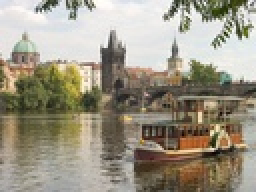
%> input picture pictures/inputSeamCarvingPrague.jpg, 128 x 96 px, shrunk from 640 x 480 before the run (shown 2 times larger)
$ octave seam_carving_decrease_height.m   (GNU Octave 9; MATLAB toolbox functions it lacks are replaced by stand-ins)
%> lines starting %> are read from the running program, lines starting %| are printed output that depends on the picture
%> further down, im is the input picture: size 96x128x3 uint8; mean R, G, B 156.6, 149.7, 132.6
### code/energy_img.m
function energyImg = energy_img(im)
    gray = rgb2gray(im);
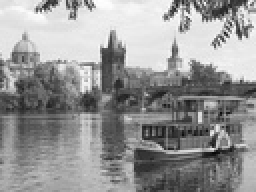
%> gray: size 96x128 uint8 (shown 2 times larger); min 7, max 255, mean 149.8
    [Gx, Gy] = imgradientxy(gray);
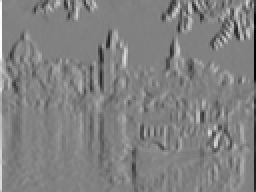
%> Gx: size 96x128 double (shown 2 times larger); min -964, max 939, mean 1.3; drawn with min black and max white
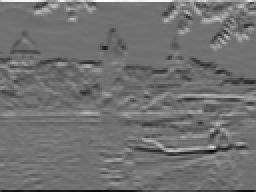
%> Gy: size 96x128 double (shown 2 times larger); min -816, max 1013, mean -1.7; drawn with min black and max white
    energyImg = double(sqrt(Gx.^2 + Gy.^2));
end

### code/decrease_height.m
function [reducedColorImg,reducedEnergyImg] = decrease_height(im,energyImg)
    [height, width, ~] = size(im);
    cumulativeEnergyMap = cumulative_min_energy_map(energyImg, 'HORIZONTAL');
    reducedColorImg = zeros(height-1, width , 3);
    reducedEnergyImg = zeros(height-1, width);
    horizontalSeam = find_horizontal_seam(cumulativeEnergyMap);
    for index = 1:width
        reducedColorImg(:,index,:) = im([1:horizontalSeam(index)-1, horizontalSeam(index)+1:height],index,:);
        reducedEnergyImg(:,index) = energyImg([1:horizontalSeam(index)-1, horizontalSeam(index)+1:height],index);
    end
    reducedColorImg = uint8(reducedColorImg);
end

### code/cumulative_min_energy_map.m
function cumulativeEnergyMap = cumulative_min_energy_map(energyImg, seamDirection)
    if seamDirection == "VERTICAL" || seamDirection == "HORIZONTAL"
        if seamDirection == "HORIZONTAL"
            energyImg = fliplr(energyImg');
        end
        [height, width] = size(energyImg);
        cumulativeEnergyMap = energyImg;
        for row = 2:height
            for col = 1:width
                if col == 1
                    tempMin = min([cumulativeEnergyMap(row-1, col), cumulativeEnergyMap(row-1, col+1)]);
                elseif col == width
                    tempMin = min([cumulativeEnergyMap(row-1, col-1), cumulativeEnergyMap(row-1, col)]);
                else
                    tempMin = min([cumulativeEnergyMap(row-1, col-1), cumulativeEnergyMap(row-1, col), cumulativeEnergyMap(row-1, col+1)]);
                end
                cumulativeEnergyMap(row, col) = cumulativeEnergyMap(row, col) + tempMin;
            end
        end
        if seamDirection == "HORIZONTAL"
            cumulativeEnergyMap = fliplr(cumulativeEnergyMap)';
        end
    end
end

### code/find_horizontal_seam.m
function horizontalSeam = find_horizontal_seam(cumulativeEnergyMap)
    [height, width] = size(cumulativeEnergyMap);
    retArray = zeros(width, 1);
    index = width;
    area = cumulativeEnergyMap(:, width);
    [~ ,location] = min(area);
    seamIndex = location;
    retArray(index) = seamIndex;
    index = index - 1;
    if seamIndex == 1
        area = [realmax, cumulativeEnergyMap(seamIndex, width - 1), cumulativeEnergyMap(seamIndex + 1, width - 1)];
    elseif seamIndex == height
        area = [cumulativeEnergyMap(seamIndex - 1, width - 1), cumulativeEnergyMap(seamIndex, width - 1), realmax];
    else
        area = [cumulativeEnergyMap(seamIndex - 1, width - 1), cumulativeEnergyMap(seamIndex, width - 1), cumulativeEnergyMap(seamIndex + 1, width - 1)];
    end
    for col = width-1:-1:1
        [~, location] = min(area);
        if location == 1
            seamIndex = seamIndex - 1;
        elseif location == 3
            seamIndex = seamIndex + 1;
        end
        retArray(index) = seamIndex;
        index = index - 1;
        if col > 1
            if seamIndex == 1
                area = [realmax, cumulativeEnergyMap(seamIndex, col - 1), cumulativeEnergyMap(seamIndex + 1, col - 1)];
            elseif seamIndex == height
                area = [cumulativeEnergyMap(seamIndex - 1, col - 1), cumulativeEnergyMap(seamIndex, col - 1), realmax];
            else
                area = [cumulativeEnergyMap(seamIndex - 1, col - 1), cumulativeEnergyMap(seamIndex, col - 1), cumulativeEnergyMap(seamIndex + 1, col - 1)];
            end
        end
    end
    horizontalSeam = retArray;
end

### code/seam_carving_decrease_height.m
im = imread('inputSeamCarvingPrague.jpg');
 energyImg = energy_img(im);
 for index = 1:50
    [reducedColorImg,reducedEnergyImg] = decrease_height(im,energyImg);
    im = reducedColorImg;
    energyImg = reducedEnergyImg;
 end
%> this loop made 50 passes
%> pass 1, in cumulative_min_energy_map, `energyImg = fliplr(energyImg');`:
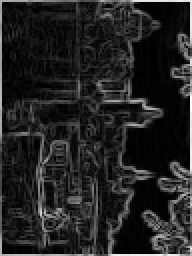
%> energyImg: size 128x96 double (shown 2 times larger); min 0, max 1013, mean 140.2; mean of the top-left, top-right, bottom-left and bottom-right quarters 103.3, 141.2, 165.5, 150.7; drawn with min black and max white
%> pass 1, in cumulative_min_energy_map, `cumulativeEnergyMap = fliplr(cumulativeEnergyMap)';`:
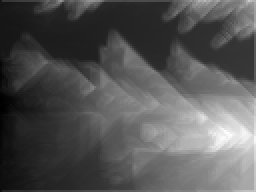
%> cumulativeEnergyMap: size 96x128 double (shown 2 times larger); min 279.2, max 7462.7, mean 2683.1; drawn with min black and max white
%> pass 1, `[reducedColorImg,reducedEnergyImg] = decrease_height(im,energyImg);`:
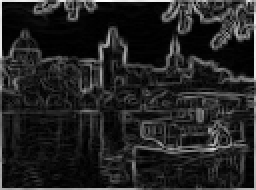
%> reducedEnergyImg: size 95x128 double (shown 2 times larger); min 0, max 1013, mean 141.5; drawn with min black and max white
imwrite(im,'outputReduceHeightPrague.png');
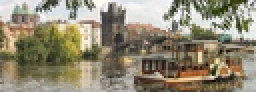
%> saved as outputReduceHeightPrague.png: size 46x128x3 uint8 (shown 2 times larger); mean R, G, B 145.1, 137.1, 115.9
